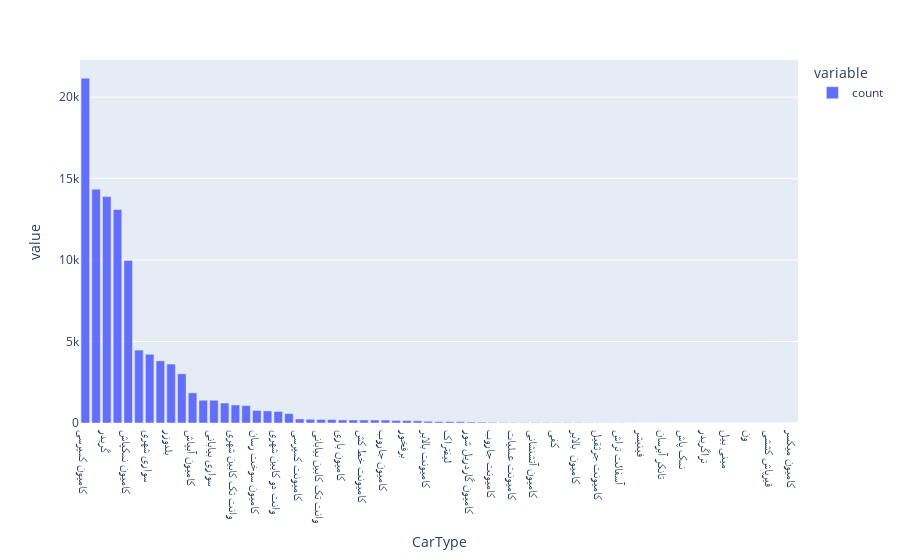

Notebook cell for this chart:
### Code cell
px.bar(merged_tamirat_price_bank['CarType'].value_counts())

### Figure 1 — Plotly figure (JSON) as saved in the notebook; plotly's stock layout.template omitted (floating-point values rounded to 4 significant figures)
{"data": [{"hovertemplate": "variable=count<br>CarType=%{x}<br>value=%{y}<extra></extra>", "legendgroup": "count", "marker": {"color": "#636efa", "pattern": {"shape": ""}}, "name": "count", "orientation": "v", "showlegend": true, "textposition": "auto", "type": "bar", "x": ["کامیون کمپرسی", "وانت دوکابین بیابانی", "گریدر", "لودر", "کامیون نمکپاش", "کامیون کشنده", "سواری شهری", "کامیونت", "بلدوزر", "کامیون برفروب", "کامیون آبپاش", "غلتک ویبره", "سواری بیابانی", "کامیون جرثقیل", "وانت تک کابین شهری", "بیل مکانیکی", "کامیون سوخت رسان", "کامیونت باری", "وانت دو کابین شهری", "کامیون فلاسک آسفالت", "کامیونت کمپرسی", "بیل بکهو", "وانت تک کابین بیابانی", "کامیون قیرپاش", "کامیون باری", "کامیون کفی", "کامیونت خط کش", "کمرشکن", "کامیون جاروب", "کامیون بالابر", "برفخور", "مینی لودر", "کامیونت بالابر", "تراکتور", "لیفتراک", "کامیونت سوخت رسان", "کامیون گاردریل شور", "مینی بوس", "کامیونت جاروب", "کامیون سرویس سیار", "کامیونت عملیات", "غلتک چرخ آهنی", "کامیون آتشنشانی", "کامیون آب نمک پاش", "کفی", "غلتک چرخ لاستیکی", "کامیون  بالابر", "کمپرسور", "کامیونت جرثقیل", "کامیون خط کش", "آسفالت تراش", "کامیونت آتشنشانی", "فینیشر", "وانت آتشنشانی", "تانکر آبرسان", "غلطک دستی", "نمک پاش", "غلتک پاچه بزی", "تراگریدر", "کامیونت تانکر آّب", "مینی بیل", "موتور جوش", "ون", "سنگ شکن", "قیرپاش کششی", "تریلر حمل قیر", "کامیون میکسر"], "xaxis": "x", "y": [21164, 14349, 13894, 13101, 9978, 4475, 4216, 3812, 3619, 3018, 1852, 1397, 1397, 1226, 1105, 1070, 772, 742, 709, 579, 250, 228, 217, 211, 190, 186, 185, 185, 181, 156, 152, 136, 105, 90, 86, 82, 62, 54, 40, 30, 29, 25, 25, 22, 21, 20, 20, 15, 12, 11, 9, 7, 5, 5, 5, 4, 4, 2, 2, 2, 2, 2, 2, 1, 1, 1, 1], "yaxis": "y"}], "layout": {"barmode": "relative", "legend": {"title": {"text": "variable"}, "tracegroupgap": 0}, "margin": {"t": 60}, "xaxis": {"anchor": "y", "domain": [0, 1], "title": {"text": "CarType"}}, "yaxis": {"anchor": "x", "domain": [0, 1], "title": {"text": "value"}}}}
